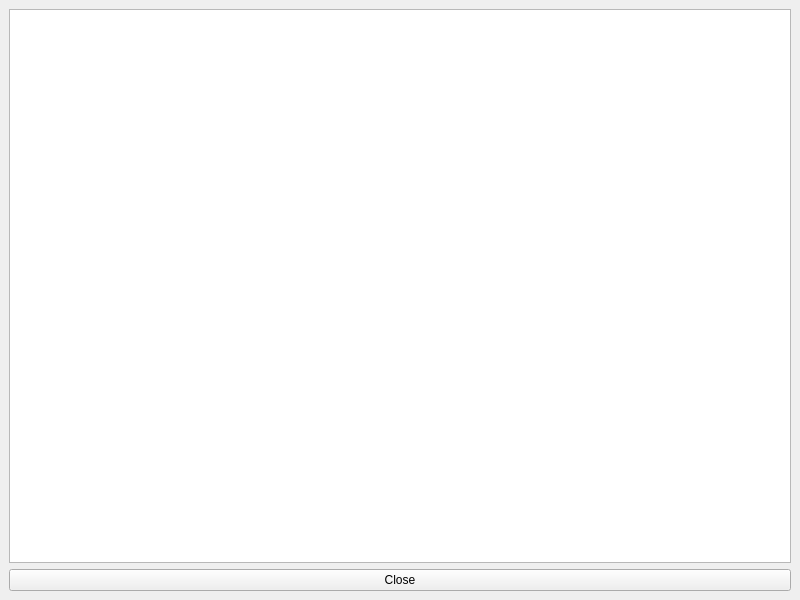
<?xml version="1.0" encoding="UTF-8"?>
<ui version="4.0">
 <class>FamilyView</class>
 <widget class="QMainWindow" name="FamilyView">
  <property name="geometry">
   <rect>
    <x>0</x>
    <y>0</y>
    <width>800</width>
    <height>600</height>
   </rect>
  </property>
  <property name="windowTitle">
   <string>MainWindow</string>
  </property>
  <widget class="QWidget" name="centralwidget">
   <layout class="QVBoxLayout" name="verticalLayout">
    <item>
     <widget class="QTableView" name="tableView"/>
    </item>
    <item>
     <widget class="QPushButton" name="btnclose">
      <property name="text">
       <string>Close</string>
      </property>
     </widget>
    </item>
   </layout>
  </widget>
 </widget>
 <resources/>
 <connections/>
</ui>
